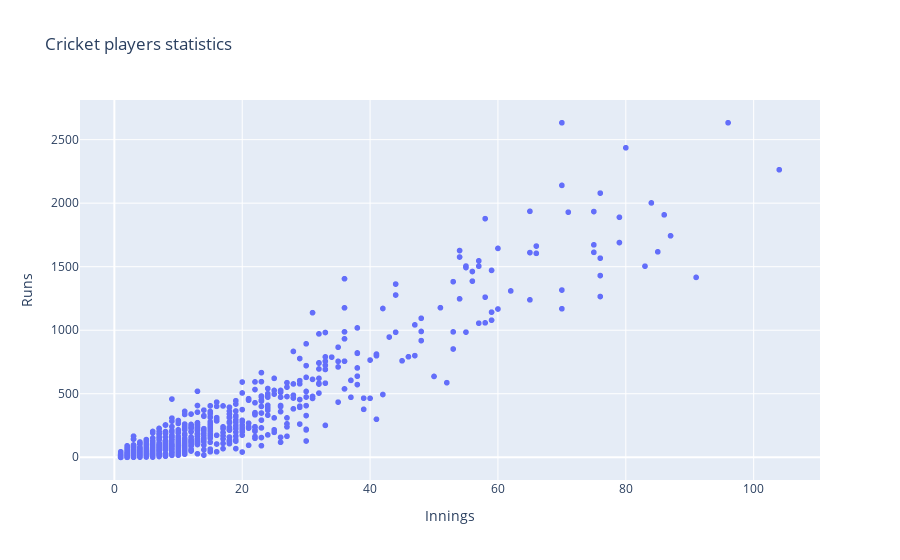

The code cell stored with this chart in its notebook:
### Code cell
fig1 = px.scatter(cricket,\
                 x='Innings',\
                 y='Runs',\
                 height=500,\
                 title="Cricket players statistics")

fig1.show()

### Figure 1 — Plotly figure (JSON) as saved in the notebook; plotly's stock layout.template omitted (floating-point values rounded to 4 significant figures; data arrays with more than 128 entries replaced by an {"elided": "..."} marker saying what was removed)
{"data": [{"hovertemplate": "Innings=%{x}<br>Runs=%{y}<extra></extra>", "legendgroup": "", "marker": {"color": "#636efa", "symbol": "circle"}, "mode": "markers", "name": "", "showlegend": false, "type": "scattergl", "x": {"elided": "1110 int values"}, "xaxis": "x", "y": {"elided": "1110 int values"}, "yaxis": "y"}], "layout": {"autosize": true, "legend": {"tracegroupgap": 0}, "title": {"text": "Cricket players statistics"}, "xaxis": {"anchor": "y", "autorange": true, "domain": [0, 1], "range": [-5.234, 110.2], "title": {"text": "Innings"}, "type": "linear"}, "yaxis": {"anchor": "x", "autorange": true, "domain": [0, 1], "range": [-185.4, 2818.0], "title": {"text": "Runs"}, "type": "linear"}}}
